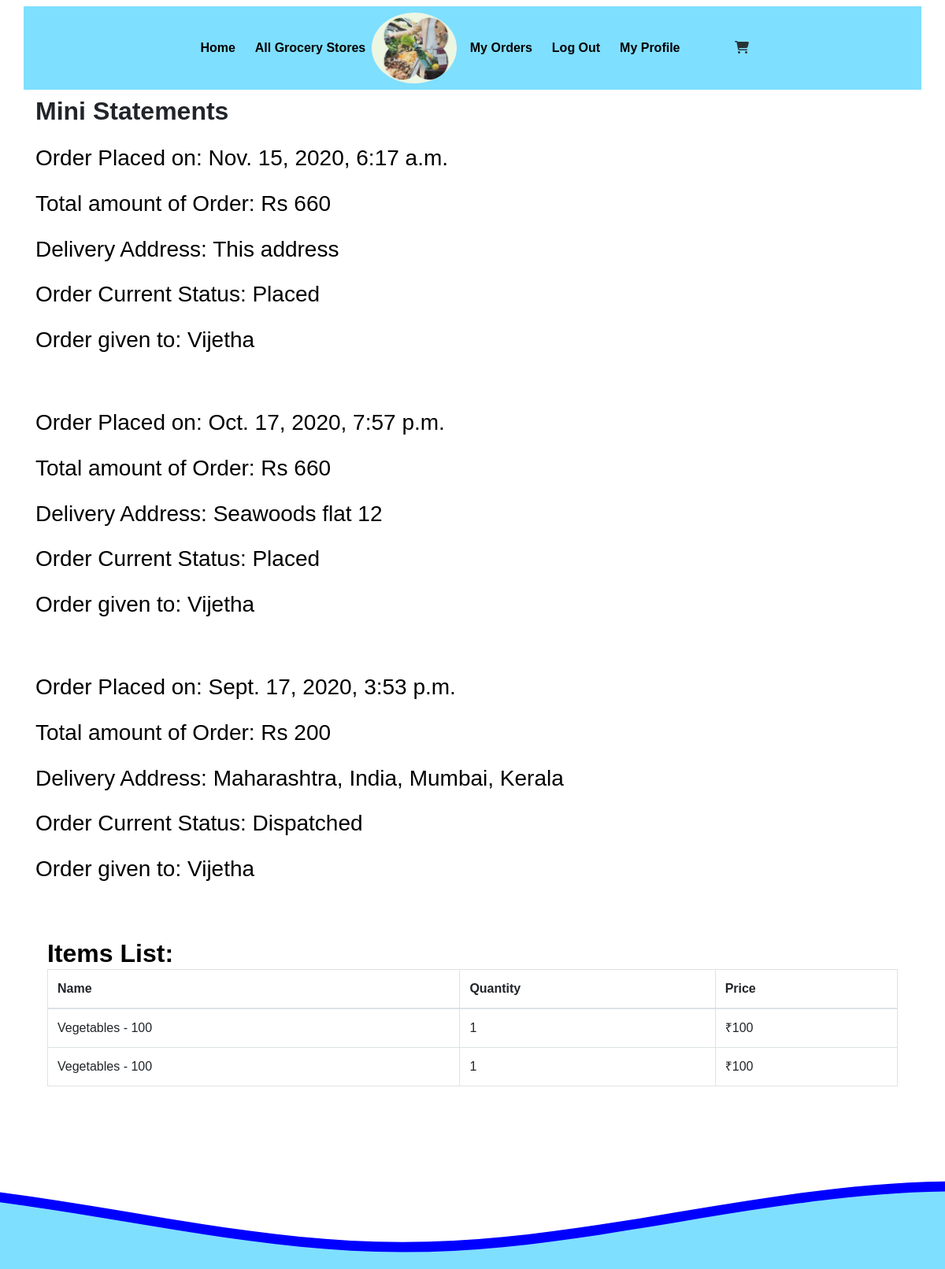
/profile/user/orderhistory/ (signed in), run on the app's committed database.
### webapp/models.py (models this page shows, shortened)
class Order(models.Model):
    id = models.AutoField(primary_key=True)
    total_amount = models.IntegerField(default=0)
    timestamp = models.DateTimeField(auto_now_add=True)
    delivery_addr = models.CharField(max_length=50, blank=True)
    orderedBy = models.ForeignKey(User, on_delete=models.CASCADE)
    r_id = models.ForeignKey(Restaurant, on_delete=models.CASCADE)
    ORDER_STATE_WAITING = "Waiting"
    ORDER_STATE_PLACED = "Placed"
    ORDER_STATE_ACKNOWLEDGED = "Acknowledged"
    ORDER_STATE_COMPLETED = "Completed"
    ORDER_STATE_CANCELLED = "Cancelled"
    ORDER_STATE_DISPATCHED = "Dispatched"
    ORDER_STATE_CHOICES = (
        (ORDER_STATE_WAITING, ORDER_STATE_WAITING),
        (ORDER_STATE_PLACED, ORDER_STATE_PLACED),
        (ORDER_STATE_ACKNOWLEDGED, ORDER_STATE_ACKNOWLEDGED),
        (ORDER_STATE_COMPLETED, ORDER_STATE_COMPLETED),
        (ORDER_STATE_CANCELLED, ORDER_STATE_CANCELLED),
        (ORDER_STATE_DISPATCHED, ORDER_STATE_DISPATCHED)
    )
    status = models.CharField(
        max_length=50, choices=ORDER_STATE_CHOICES, default=ORDER_STATE_WAITING)

class Restaurant(models.Model):
    user = models.OneToOneField(
        settings.AUTH_USER_MODEL, on_delete=models.CASCADE)
    rname = models.CharField(max_length=100, blank=False)
    info = models.CharField(max_length=40, blank=False)
    min_ord = models.CharField(max_length=5, blank=False)
    location = models.CharField(max_length=40, blank=False)
    r_logo = models.FileField(blank=False)
    REST_STATE_OPEN = "Open"
    REST_STATE_CLOSE = "Closed"
    REST_STATE_CHOICES = (
        (REST_STATE_OPEN, REST_STATE_OPEN),
        (REST_STATE_CLOSE, REST_STATE_CLOSE)
    )
    status = models.CharField(
        max_length=50, choices=REST_STATE_CHOICES, default=REST_STATE_OPEN, blank=False)
    approved = models.BooleanField(blank=False, default=True)
    def __str__(self):
        return self.rname

class Menu(models.Model):
    id = models.AutoField(primary_key=True)
    item_id = models.ForeignKey(Item, on_delete=models.CASCADE)
    r_id = models.ForeignKey(Restaurant, on_delete=models.CASCADE)
    price = models.IntegerField(blank=False)
    quantity = models.IntegerField(blank=False, default=0)
    def __str__(self):
        return self.item_id.fname+' - '+str(self.price)

class Item(models.Model):
    objects = models.Manager()
    id = models.AutoField(primary_key=True)
    fname = models.CharField(max_length=30, blank=False)
    category = models.CharField(max_length=50, blank=False)
    image = models.FileField(blank=True)
    description = models.TextField(max_length=500, default='')

### webapp/views.py (the view)
class OrderHistoryView(TemplateView):
    template_name = 'webapp/orderhistory.html'
    def get(self, request):
        all_histories = Order.objects.all().order_by('-timestamp')
        histories = all_histories.filter(orderedBy=request.user)
        orders = Order.objects.all().order_by(
            '-timestamp').filter(orderedBy=request.user)
        corders = []
        for order in orders:
            user = User.objects.filter(id=order.orderedBy.id)
            user = user[0]
            corder = []
            if user.is_restaurant:
                corder.append(user.restaurant.rname)
                corder.append(user.restaurant.info)
            else:
                corder.append(user.customer.f_name)
            items_list = orderItem.objects.filter(ord_id=order)
            items = []
            for item in items_list:
                citem = []
                citem.append(item.item_id)
                citem.append(item.quantity)
                menu = Menu.objects.filter(id=item.item_id.id)
                citem.append(menu[0].price*item.quantity)
                menu = 0
                items.append(citem)
            corder.append(items)
            corders.append(corder)
        args = {
            'histories': histories,
            'orders': corders
        }
        return render(request, self.template_name, args)

### webapp/templates/webapp/orderhistory.html (shortened to what this page needs)
{% extends 'webapp/base.html' %}
{% block body %}
<div class="container">
    <h2 style="font-weight: bolder;">Mini Statements</h2><br>
    {% for history in histories %}
    <h3 style="color: black;">Order Placed on: {{history.timestamp}}</h3> <br>
    <h3 style="color: black;">Total amount of Order: Rs {{history.total_amount}}</h3> <br>
    <h3 style="color: black;">Delivery Address: {{history.delivery_addr}}</h3> <br>
    <h3 style="color: black;">Order Current Status: {{history.status}}</h3><br>
    <h3 style="color: black;">Order given to: {{history.r_id}}</h3>
    <br><br><br>
    {% endfor %}
    <div class="col-md-12 order-form-grid  wow fadeInLeft">
        <h2 style="color: black; font-weight: bolder;">Items List:</h2>
        <div>
            <table class="table table-hover table-bordered">
                <thead>
                    <th>
                        Name
                    </th>
                    <th>
                        Quantity
                    </th>
                    <th>
                        Price
                    </th>
                </thead>
                {% for order in orders %}
                {% for x in order.1 %}
                <tr>
                    <td>{{x.0}}</td>
                    <td>{{x.1}}</td>
                    <td>&#x20b9;{{x.2}}</td>
                </tr>
                {% endfor %}
                {% endfor %}
            </table>
        </div>
    </div>
</div>
{% endblock %}

### webapp/static/webapp/css/style.css (style rules this page uses)
body { padding: 0; margin: 0; font-family: "Source Sans Pro", sans-serif; }
h1, h2, h3, h4, h5, h6 { margin: 0; }

### data on the page
Order: timestamp "Nov. 15, 2020, 6:17 a.m.", total_amount "660", delivery_addr "This address", status "Placed", r_id "Vijetha"
Order: timestamp "Oct. 17, 2020, 7:57 p.m.", total_amount "660", delivery_addr "Seawoods flat 12", status "Placed", r_id "Vijetha"
Order: timestamp "Sept. 17, 2020, 3:53 p.m.", total_amount "200", delivery_addr "Maharashtra, India, Mumbai, Kerala", status "Dispatched", r_id "Vijetha"
Menu: item_id+price "Vegetables - 100", r_id "1", price "100"
